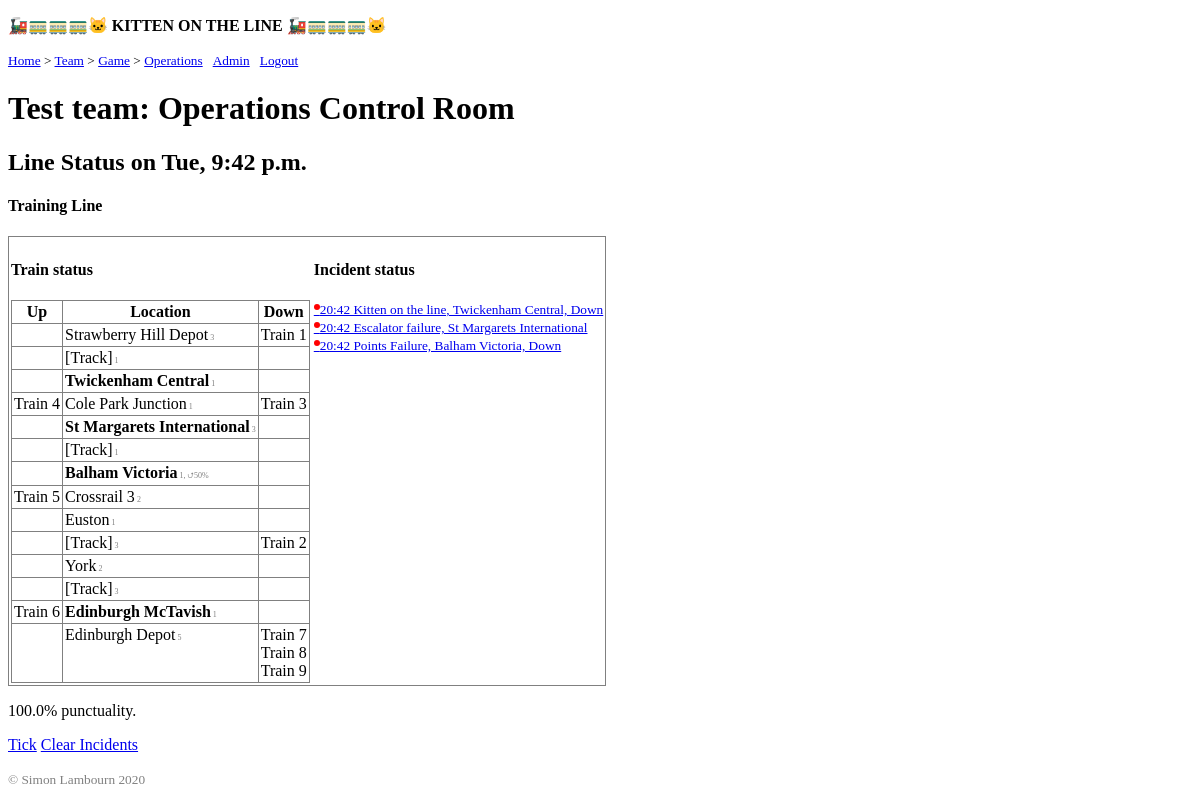
Before: /kittenontheline/game/operations/38/1 (signed in) with the older database file.
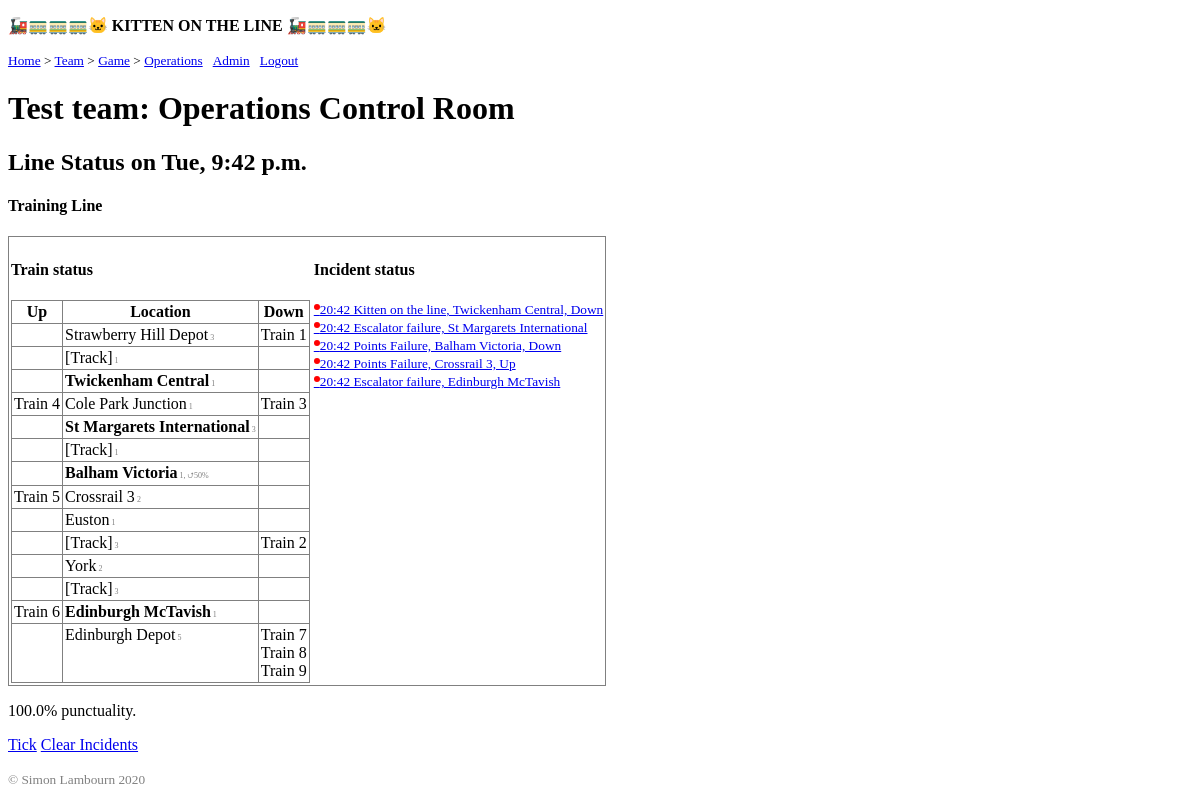
After: the same page with the newer database file.
### kitten/models.py (models this page shows, shortened)
class Line(models.Model):
    game = models.ForeignKey(Game, on_delete=models.CASCADE, null=True,
                             related_name='lines')
    operator = models.ForeignKey(Team, null=True,
                                 on_delete=models.SET_NULL)
    line_reputation = models.IntegerField(default=100)
    name = models.CharField(max_length=40, default='')
    direction1 = models.CharField(max_length=20, default='Up',
                                  editable=False)
    direction2 = models.CharField(max_length=20, default='Down',
                                  editable=False)
    trains_dir1 = models.IntegerField(default=3)
    trains_dir2 = models.IntegerField(default=3)
    train_interval = models.IntegerField(default=10)
    train_type = models.CharField(max_length=20, default='Train')
    total_arrivals = models.PositiveIntegerField(default=0)
    total_delay = models.DurationField(default=datetime.timedelta(0))
    on_time_arrivals = models.PositiveIntegerField(default=0)
    def punctuality_display(self):
        if self.total_arrivals == 0:
            return '(no punctuality stats)'
        punctuality_percent = self.on_time_arrivals/self.total_arrivals*100
        s = f"{punctuality_percent:0.1f}% punctuality."
        if self.total_arrivals != self.on_time_arrivals:
            av_delay = self.total_delay / (
                self.total_arrivals - self.on_time_arrivals)
            s += f" Average delay={hhmm(av_delay)}."
        return s
    def details(self):
        locations_dir1 = LineLocation.objects.filter(
            line=self, direction=self.direction1).order_by('position')
        return {location: (location.trains.all(),
                           location.reverse().trains.all())
                for location in locations_dir1}

class LocationType:
    DEPOT = 0
    TRACK = 1
    STATION = 2
    CHOICES = ((DEPOT, 'Depot'), (TRACK, 'Track'), (STATION, 'Station'))

class LineLocation(models.Model, LocationType):
    line = models.ForeignKey(Line, on_delete=models.CASCADE, null=True,
                             related_name='locations')
    name = models.CharField(max_length=40, default='', blank=True)
    type = models.IntegerField(choices=LocationType.CHOICES,
                               default=LocationType.DEPOT)
    position = models.IntegerField()
    transit_delay = models.IntegerField(default=1)
    direction = models.CharField(max_length=20, default='direction?')
    direction_is_forward = models.BooleanField(default=True)
    is_start_of_line = models.BooleanField(default=False)
    is_end_of_line = models.BooleanField(default=False)
    turnaround_percent = models.PositiveSmallIntegerField(default=0)
    last_train_time = models.DateTimeField(null=True)
    def __str__(self):
        return f'{self.name}, {self.direction}'
    def html(self):
        classes = ['location']
        if self.is_station():
            classes.append('station')
        classes = ' '.join(classes)
        name = escape(self.name) or '[Track]'
        return ('<div class="location">'  # allows transit-delay -> right
                f'<span class="{classes}">{name}</span>'
                f'<span class="transit-delay">{self.transit_delay}</span>'
                f'<span class="turnaround">{self.display_turnaround()}</span>'
                '</div>')
    def display_turnaround(self):
        if self.is_depot():
            return ""
        turnaround = (self.turnaround_percent or
                      self.reverse().turnaround_percent)
        if not turnaround:
            return ""
        char = "⮍" if self.turnaround_percent else "⮏"
        return f", {char}{turnaround}%"
    def is_station(self):
        return self.type == LocationType.STATION
    def is_depot(self):
        return self.type == LocationType.DEPOT
    def reverse(self) -> 'LineLocation':
        return LineLocation.objects.get(
            line=self.line, position=self.position,
            direction_is_forward=not self.direction_is_forward)

class Train(models.Model):
    type = models.CharField(max_length=20, default='Train')
    location = models.ForeignKey(LineLocation, on_delete=models.CASCADE,
                                 related_name='trains')
    serial = models.PositiveIntegerField(default=1)
    awaiting_turnaround = models.BooleanField(default=False)
    blocked = models.BooleanField(default=False)
    delay = models.DurationField(default=datetime.timedelta(0))
    def html(self):
        classes = ['train']
        if self.blocked:  # this overrides train-delayed in the css
            classes.append('train-blocked')
        elif self.delay:
            classes.append('train-delayed')
        classes = ' '.join(classes)
        return (f'<span class="{classes}">{escape(self.type)} {self.serial}'
                '</span>')

class Incident(models.Model):
    line = models.ForeignKey(Line, related_name='incidents')
    type = models.ForeignKey(IncidentType)
    response = models.ForeignKey(Response, null=True, blank=True)
    start_time = models.DateTimeField(null=True)
    response_start_time = models.DateTimeField(null=True, blank=True)
    location_line = models.ForeignKey(LineLocation, null=True, blank=True,
                                      related_name="incidents")
    location_station = models.ForeignKey(Station, null=True, blank=True,
                                         related_name="incidents")
    location_train = models.ForeignKey(Train, null=True, blank=True,
                                       related_name="incidents")
    impacts = models.ManyToManyField(Impact)
    previous_response_status = models.CharField(null=True, blank=True,
                                                max_length=60)
    @property
    def location(self):
        try:
            return self._location
        except AttributeError:
            pass
        self._location = (
            self.location_line if self.location_line is not None else
            self.location_train if self.location_train is not None else
            self.location_station)
        if self._location is None:
            raise ValueError(f"Incident %s location not set")
        return self._location
    def html(self):
        classes = 'incident'
        if self.response is None:
            classes += ' incident-open'
        else:
            classes += ' incident-responding'
        return (f'<span class="{classes}">{hhmm(self.start_time)} '
                f'{self.type.name}, {self.location}</span>')

class IncidentType(models.Model):
    network = models.ForeignKey(Network, related_name='incident_types')
    name = models.CharField(max_length=40, default='?')
    type = models.IntegerField(choices=IncidentFamily.CHOICES)
    description = models.CharField(max_length=100, null=True, blank=True)
    likelihood = models.PositiveSmallIntegerField(
        default=10, help_text="0-100: likelihood of this incident type "
        "occuring compared to other incident types")
    responses = models.ManyToManyField(Response)
    impacts = models.ManyToManyField(Impact)

class Station(models.Model):
    line = models.ForeignKey(Line, related_name='stations',
                             on_delete=models.CASCADE)
    name = models.CharField(max_length=40)
    def __str__(self):
        return f"{self.name}"

### kitten/views.py (the view)
@login_required
def game_operations(request, game_id, team_id, tick_interval=None):
    if not Team.objects.filter(id=team_id, members=request.user).exists():
        return HttpResponse('Unauthorised team', status=401)
    if not Game.objects.filter(id=game_id, teams=team_id).exists():
        return HttpResponse('Unauthorized game', status=401)
    team = get_object_or_404(Team, pk=team_id)
    game = get_object_or_404(Game, pk=game_id)
    if tick_interval is not None:
        game.run(tick_interval)
    lines = Line.objects.filter(game=game, operator=team)
    details = {line: ([(trains_dir1, location, trains_dir2)
                      for location, (trains_dir1, trains_dir2)
                      in line.details().items()],
                      line.incidents.all())
               for line in lines
               }
    lines_other_op = Line.objects.filter(game=game).exclude(
        operator=team).order_by('operator')
    return render(request, 'kitten/game_operations.html',
                  {'game': game, 'team': team,
                   'details': details,
                   'lines_other_op': lines_other_op
                   })

### kitten/models.py (called while the page is built)
def hhmm(dt: Union[datetime.time, datetime.datetime]) -> str:
    if dt is None:
        return None
    if isinstance(dt, datetime.timedelta):
        mins = dt.seconds // 60
        hh, mm = divmod(mins, 60)
        return(f"{hh}h{mm:02d}")
    if isinstance(dt, datetime.time):
        return dt.isoformat(timespec='minutes')
    return dt.strftime('%H:%M')

def escape(s):
    return None if s is None else s.replace('<', '&lt.')

### kitten/templatetags/breadcrumb.py (called while the page is built)
@register.tag
def breadcrumb_url(parser, token):
    bits = token.split_contents()
    if len(bits) == 2:
        return breadcrumb(parser, token)
    title = bits.pop(1)
    token.contents = ' '.join(bits)
    url_node = url(parser, token)
    return UrlBreadcrumbNode(title, url_node)

def create_crumb(title, url=None):
    '''crumb = """<span class="breadcrumbs-arrow">""" \
            """<img src="/media/images/arrow.gif" alt="Arrow">""" \
            """</span>"""
    '''
    crumb = ''  # remove arrow: use a dot in template.
    if url:
        crumb = "%s<a href='%s'>%s</a>" % (crumb, url, title)
    else:
        crumb = "%s&nbsp;&nbsp;%s" % (crumb, title)
    return crumb

### templates/kitten/game_operations.html (shortened to what this page needs)
{% extends 'kitten/base.html' %}
{% block breadcrumbs %}
{% load breadcrumb %}
> {% breadcrumb_url 'Game' 'game' game.id team.id %}
> {% breadcrumb_url 'Operations' 'game_operations' game.id team.id %}
{% endblock %}
{% block content %}
<h1>{{ team.name }}: Operations Control Room</h1>
<h2>Line Status on {{ game.current_time|date:"D, g:i a" }}</h2>
{% for line, details in details.items %}
<h4>{{ line.name }}</h4>
<table class="no-border">
<tr><td class="no-border">
{% if details.0 %}
<h4>Train status</h4>
<table>
<tr><th>{{ line.direction1 }}</th><th>Location</th>
<th>{{ line.direction2 }}</th></tr>
{% for trains_dir1, location, trains_dir2 in details.0 %}
<tr>
<td>
{% for train in trains_dir1 %}
{{ train.html|safe }}<br>
{% endfor %}
</td>
<td>
{{ location.html|safe }}
</td>
<td>
{% for train in trains_dir2 %}
{{ train.html|safe }}<br>
{% endfor %}
</td>
</tr>
{% endfor %}
</table>
</td><td class="no-border">
<h4>Incident status</h4><small>
{% for incident in details.1 %}
<a href="{% url 'incident' team.id incident.id %}?back-url={% url 'game_operations' game.id team.id %}"
	>{{ incident.html|safe }}</a><br>
{% empty %}
No incidents to report.
{% endfor %}
</small></td></tr></table>
<p>{{ line.punctuality_display }}</p>
{% endif %}
{% empty %}
<p>(No lines for {{ team.name }}.)</p>
{% endfor %}
<a href="{% url 'game_tick' game.id team.id %}">Tick</a>
<a href="{% url 'game_incidents_clear' game.id team.id %}">Clear Incidents</a>
{% endblock %}

Changed rows visible on the page:
added Incident: html "20:42 Points Failure, Crossrail 3, Up"
added Incident: html "20:42 Escalator failure, Edinburgh McTavish"
